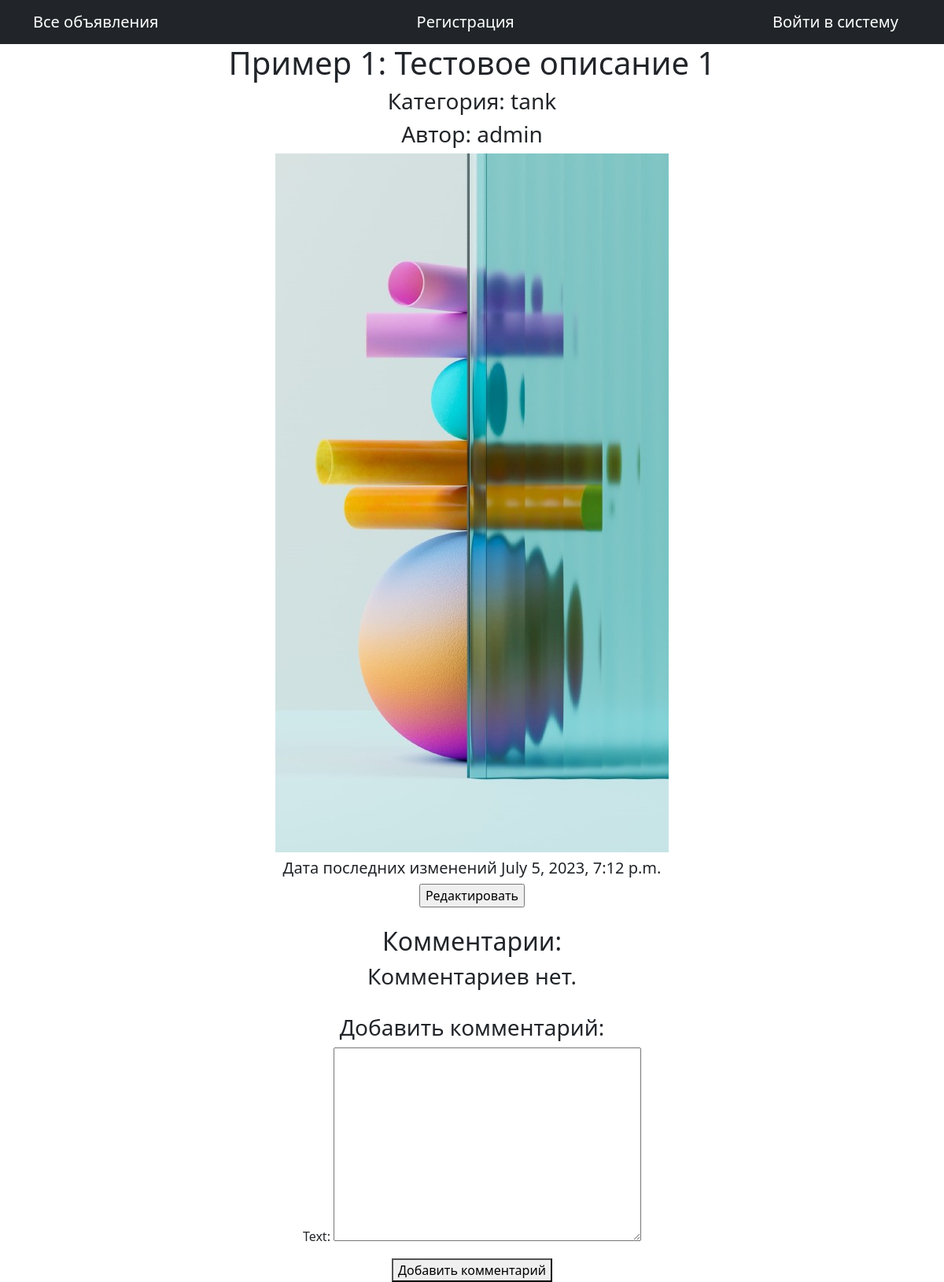
/posts/1, run on the app's committed database.
### posts/models.py (models this page shows, shortened)
class Post(models.Model):
    TYPE = (
        ('tank', 'Танки'),
        ('heal', 'Хилы'),
        ('dd', 'ДД'),
        ('buyers', 'Торговцы'),
        ('gildemaster', 'Гилдмастеры'),
        ('quest', 'Квестгиверы'),
        ('smith', 'Кузнецы'),
        ('tanner', 'Кожевники'),
        ('potion', 'Зельевары'),
        ('spellmaqster', 'Мастера заклинаний'),
    )
    author = models.ForeignKey(User, on_delete=models.CASCADE)
    name = models.CharField(max_length=64)
    description = models.TextField()
    category = models.CharField(max_length=28, choices=TYPE, default='tank')
    created = models.DateTimeField(auto_now_add=True)
    updated = models.DateTimeField(auto_now=True)
    image = models.ImageField(upload_to='images')
    def __str__(self):
        return f'{self.name}: {self.description[:20]}'

### posts/views.py (the view, shortened to what this page needs)
# urls.py: path('<int:pk>', PostDetail.as_view(), name='post_detail'),
class PostDetail(FormMixin, DetailView):
    model = Post
    template_name = 'post.html'
    context_object_name = 'post'
    form_class = CommentForm
    def post(self, request, *args, **kwargs):
        form = self.get_form()
        if form.is_valid():
            return self.form_valid(form)
        else:
            return self.form_invalid(form)

### posts/forms.py
class CommentForm(forms.ModelForm):
    class Meta:
        model = Comment
        fields = [
            'text',
        ]

### templates/post.html (shortened to what this page needs)
{% extends 'flatpages/default.html' %}
{% block content %}
<h1>{{ post }}</h1>
<h3>Категория: {{ post.category }}</h3>
<h3>Автор: {{ post.author }}</h3>
<h3><img src="{{ post.image.url }}"></h3>
<h5>Дата последних изменений {{ post.updated }}</h5>
<form action="{% url 'post_update' post.pk %}">
    <input type="submit" value="Редактировать" />
</form>
<br>
    <div>
        <h2>Комментарии:</h2>
            {% if comments %}
                {% for comment in comments %}
                    <h2>{{ comment.author }}</h2>
                    <p>{{ comment.text }}</p>
                {% endfor %}
            {% else %}
                <h3>Комментариев нет.</h3>
            {% endif %}
        <br>
            <h3>Добавить комментарий:</h3>
            <form method="POST">
                {{ form.as_p }}
                <button type="submit">Добавить комментарий</button>
            </form>
    </div>
{% endblock content %}

### templates/flatpages/default.html (shortened to what this page needs)
<!DOCTYPE html>
<html lang="en">
    <head>
        {% load static %}
        <link href="{% static 'css/styles.css' %}" rel="stylesheet" />
    </head>
    <body>
        <nav class="navbar navbar-expand-lg navbar-dark bg-dark static-top">
            <div class="container">
                <a class="navbar-brand" href="/posts/">Все объявления</a>
                {% if request.user.username %}
                    <a class="navbar-brand" href="/sign/logout/">Выйти</a>
                {% else %}
                    <a class="navbar-brand" href="/accounts/signup/">Регистрация</a>
                    <a class="navbar-brand" href="/accounts/login/">Войти в систему</a>
                {% endif %}
            </div>
        </nav>
        <div class="container">
            <div class="row">
                <div class="col-lg-12 text-center">
                    {% block content %}{% endblock content %}
                </div>
            </div>
        </div>
    </body>
</html>

### data on the page
Post: name+description "Пример 1: Тестовое описание 1", category "tank", author "admin", image (picture), updated "July 5, 2023, 7:12 p.m."
